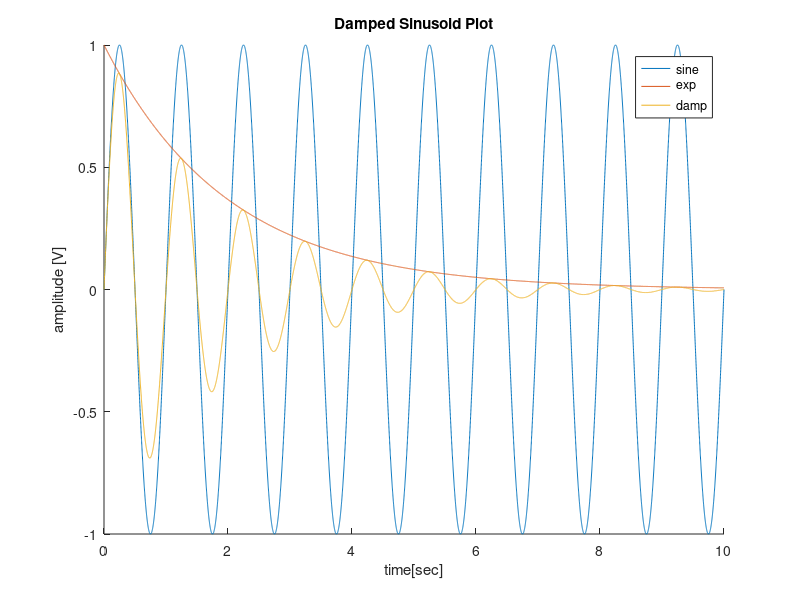

The MATLAB script that drew this image:
% Stephen Stammen
% dampedSinusoid.m
% save plot to dampSine.fig w/ the savefig command

clear; % clears variable before starting
close all; % closes all figures
clc; % clears the command line

t = 0:.001:10; % first num = start, second = 10ms increment, thrid = end
e = 2.71828; % e had to be defined because it's not part of MATLAB
expVect = (e.^(-t/2)); % exponent curve
sinusoidVect = sin(2*pi*t); % sinusoid function describe on the HW

dampSin = expVect .* sinusoidVect; % .* dot product multiplication to calculate correctly

hold on; % Makes sure that the graphs add on to each other and don't overwrite
plot(t, sinusoidVect,'DisplayName','sine'); % Plots the sine vector
plot(t, expVect,'DisplayName','exp'); % Plots the exponent vector defined in the HW
plot(t, dampSin,'DisplayName','damp'); % Plots the dampSin fuction
xlabel('time[sec]'); % labels the x axis
ylabel('amplitude [V]'); % labels the y axis
title('Damped Sinusoid Plot'); % give a title
legend(); % provides a legend or key int the top right the with the names descriped from the plot functions
hold off; % turns off the graph holding

savefig('dampSin.fig'); % Saves the file as a figure in MATLAB